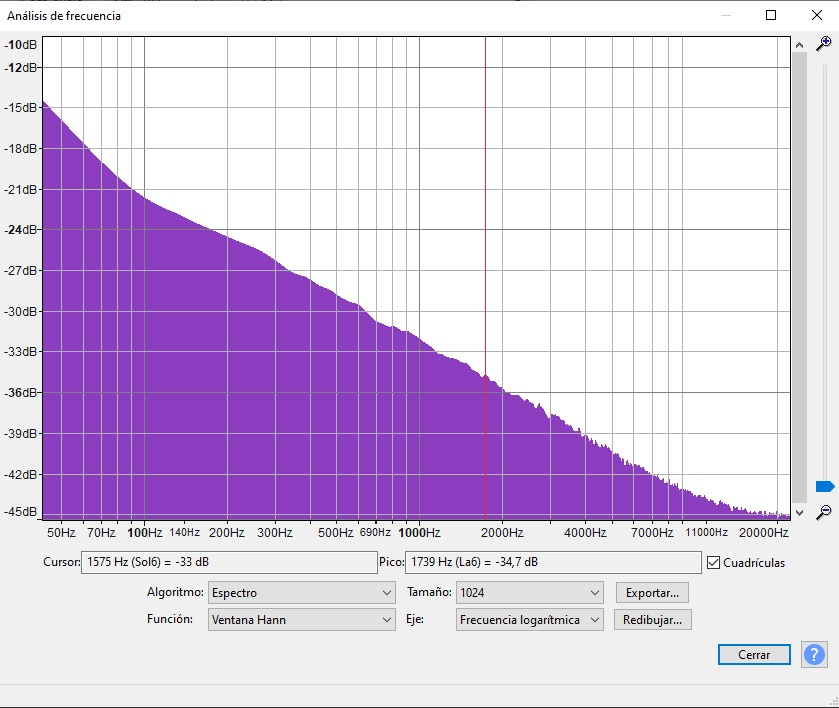
#> input picture ruidorosa_frecuencias.jpg, 839 x 708 px
$ python graficos_frecuencias.py
#> lines starting #> are read from the running program, lines starting #| are printed output that depends on the picture
import matplotlib.pyplot as plt
import matplotlib.image as mpimg

ruido_rosa_frec = mpimg.imread("ruidorosa_frecuencias.jpg")
#> ruido_rosa_frec is the input picture: shape (708, 839, 3); mean R, G, B 216.7, 199.6, 227.7
plt.imshow(ruido_rosa_frec)
plt.axis("off")  # Oculta los ejes
plt.show()

sweep_frec = mpimg.imread("sweep_frecuencias.jpg")
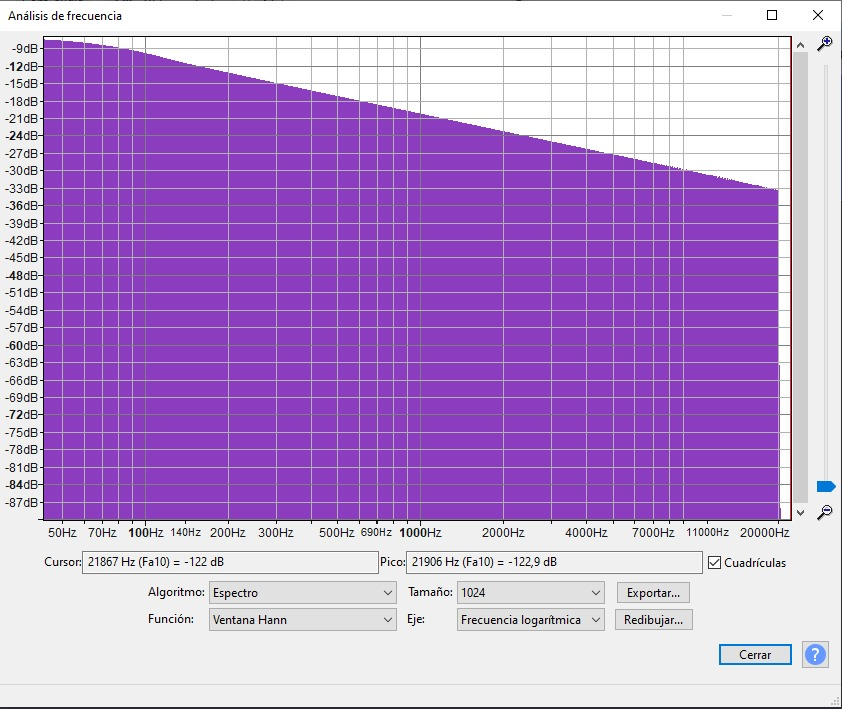
#> input picture sweep_frecuencias.jpg, 842 x 709 px
#> sweep_frec is the input picture: shape (709, 842, 3); mean R, G, B 185.9, 149.4, 209.6
plt.imshow(sweep_frec)
plt.axis("off")
plt.show()

filtro_inv_frec = mpimg.imread("inversesweep_frecuencias.jpg")
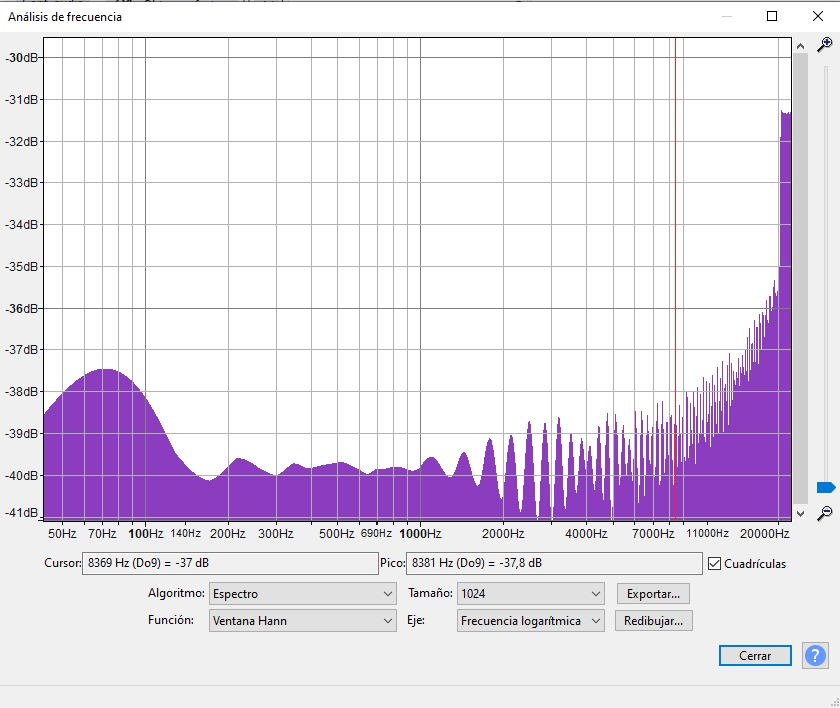
#> input picture inversesweep_frecuencias.jpg, 840 x 708 px
#> filtro_inv_frec is the input picture: shape (708, 840, 3); mean R, G, B 229.8, 221.9, 235
plt.imshow(filtro_inv_frec)
plt.axis("off")
plt.show()
